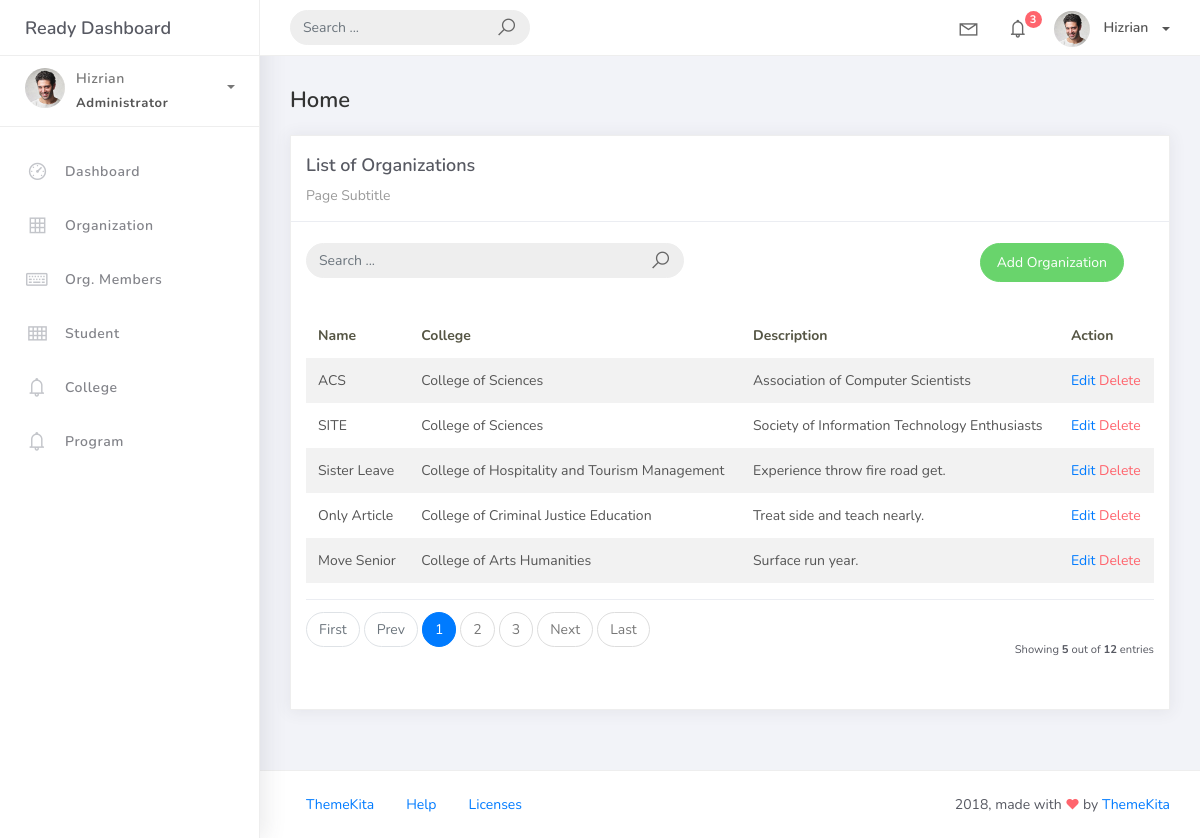
Screenshot of /organization_list with the database file from the repository.
### studentorg/models.py (models this page shows, shortened)
class BaseModel(models.Model):
    created_at = models.DateTimeField(auto_now_add=True, db_index=True)
    updated_at = models.DateTimeField(auto_now=True)
    class Meta:
        abstract = True

class Organization(BaseModel):
    name = models.CharField(max_length=250)
    college = models.ForeignKey(
        College,
        null=True,
        blank=True,
        on_delete=models.CASCADE
    )
    description = models.CharField(max_length=500)

class College(BaseModel):
    college_name = models.CharField(max_length=150)
    def __str__(self):
        return self.college_name

### studentorg/views.py (the view)
# urls.py: path('organization_list', OrganizationList.as_view(), name='organization-list'),
class OrganizationList(ListView):
    model = Organization
    context_object_name = 'organization'
    template_name = 'org_list.html'
    paginate_by = 5

### templates/org_list.html
{% extends 'base.html' %} {% load static %} {% block content %}
<div class="content">
    <div class="container-fluid">
        <h4 class="page-title">Home</h4>
        <div class="row">
            <div class="col-md-12">
                <div class="card">
                    <div class="card-header">
                        <div class="card-title">List of Organizations</div>
                        <div class="card-category">Page Subtitle</div>
                    </div>
                    <br />
                        <div class="col-md-12 row">
                            <div class="col-md-6">
                                <form class="navbar-left navbar-form nav-search mr-md-3" action="">
                                    <div class="input-group">
                                        <input type="text" placeholder="Search ..." class="form-control" />
                                        <div class="input-group-append">
                                        <span class="input-group-text">
                                            <i class="la la-search search-icon"></i>
                                        </span>
                                        </div>
                                    </div>
                                </form>
                            </div>
                            <div class="col-md-6">
                                <div class="pull-right">
                                    <a href="{% url 'organization-add' %}" class="btn btn-success btn-rounded">Add
                                    Organization</a>
                                </div>
                            </div>
                        </div>
                    <div class="card-body">
                        <table class="table table-striped mt-3">
                            <thead>
                                <tr>
                                    <th scope="col">Name</th>
                                    <th scope="col">College</th>
                                    <th scope="col">Description</th>
                                    <th scope="col">Action</th>
                                </tr>
                            </thead>
                            <tbody>
                                {% for object in object_list %}
                                <tr>
                                    <td>{{ object.name }}</td>
                                    <td>{{ object.college }}</td>
                                    <td>{{ object.description }}</td>
                                    <td>
                                        <a href="organization_list/{{ object.id }}">Edit</a>
                                        <a href="organization_list/{{ object.id }}/delete" class="text-danger">Delete</a>
                                    </td>
                                </tr>
                                    {% empty %}
                                <tr>
                                    <td colspan="4" style="text-align: center">
                                        <p class="text-sm font-weight-bold mb-0">No Records Found</p>
                                    </td>
                                </tr>
                                {% endfor %}
                            </tbody>
                        </table>
                        {% include 'includes/pagination.html' %}
                    </div>
                </div>
            </div>
        </div>
    </div>
</div>
{% endblock %}

### templates/base.html (shortened to what this page needs)
{% load static %}
<!DOCTYPE html>
<html>
<head>
    <link rel="stylesheet" href="{% static 'css/bootstrap.min.css' %}">
    <link rel="stylesheet" href="{% static 'css/ready.css' %}">
    <link rel="stylesheet" href="{% static 'css/demo.css' %}">
</head>
<body>
    <div class="wrapper">
        <div class="main-header">
            <div class="logo-header">
                <a href="#" class="logo">
                    Ready Dashboard
                </a>
            </div>
            <nav class="navbar navbar-header navbar-expand-lg">
                <div class="container-fluid">
                    <form class="navbar-left navbar-form nav-search mr-md-3" action="">
                        <div class="input-group">
                            <input type="text" placeholder="Search ..." class="form-control">
                            <div class="input-group-append">
                                <span class="input-group-text">
                                    <i class="la la-search search-icon"></i>
                                </span>
                            </div>
                        </div>
                    </form>
                    <ul class="navbar-nav topbar-nav ml-md-auto align-items-center">
                        <li class="nav-item dropdown hidden-caret">
                            <a class="nav-link dropdown-toggle"
                               href="#"
                               id="navbarDropdown"
                               role="button"
                               data-toggle="dropdown"
                               aria-haspopup="true"
                               aria-expanded="false">
                                <i class="la la-envelope"></i>
                            </a>
                        </li>
                        <li class="nav-item dropdown hidden-caret">
                            <a class="nav-link dropdown-toggle"
                               href="#"
                               id="navbarDropdown"
                               role="button"
                               data-toggle="dropdown"
                               aria-haspopup="true"
                               aria-expanded="false">
                                <i class="la la-bell"></i>
                                <span class="notification">3</span>
                            </a>
                        </li>
                        <li class="nav-item dropdown">
                            <a class="dropdown-toggle profile-pic"
                               data-toggle="dropdown"
                               href="#"
                               aria-expanded="false">
                                <img src="{% static 'img/profile.jpg' %}"
                                     alt="user-img"
                                     width="36"
                                     class="img-circle">
                                <span>Hizrian</span>
                            </a>
                        </li>
                    </ul>
                </div>
            </nav>
        </div>
        <div class="sidebar">
            <div class="scrollbar-inner sidebar-wrapper">
                <div class="user">
                    <div class="photo">
                        <img src="{% static 'img/profile.jpg' %}">
                    </div>
                    <div class="info">
                        <a class=""
                           data-toggle="collapse"
                           href="#collapseExample"
                           aria-expanded="true">
                            <span>
                                Hizrian
                                <span class="user-level">
                                    Administrator
                                </span>
                                <span class="caret"></span>
                            </span>
                        </a>
                    </div>
                </div>
                <ul class="nav">
                    <li class="nav-item">
                        <a href="/">
                            <i class="la la-dashboard"></i>
                            <p>Dashboard</p>
                        </a>
                    </li>
                    <li class="nav-item">
                        <a href="{% url 'organization-list' %}">
                            <i class="la la-table"></i>
                            <p>Organization</p>
                        </a>
                    </li>
                    <li class="nav-item">
                        <a href="{% url 'orgmember-list' %}">
                            <i class="la la-keyboard-o"></i>
                            <p>Org. Members</p>
                        </a>
                    </li>
                    <li class="nav-item">
                        <a href="{% url 'student-list' %}">
                            <i class="la la-th"></i>
                            <p>Student</p>
                        </a>
                    </li>
                    <li class="nav-item">
                        <a href="{% url 'college-list' %}">
                            <i class="la la-bell"></i>
                            <p>College</p>
                        </a>
                    </li>
                    <li class="nav-item">
                        <a href="{% url 'program-list' %}">
                            <i class="la la-bell"></i>
                            <p>Program</p>
                        </a>
                    </li>
                </ul>
            </div>
        </div>
        <div class="main-panel">
            {% block content %}
            {% endblock %}
            <footer class="footer">
                <div class="container-fluid">
                    <nav class="pull-left">
                        <ul class="nav">
                            <li class="nav-item">
                                <a class="nav-link" href="#">
                                    ThemeKita
                                </a>
                            </li>
                            <li class="nav-item">
                                <a class="nav-link" href="#">
                                    Help
                                </a>
                            </li>
                            <li class="nav-item">
                                <a class="nav-link" href="#">
                                    Licenses
                                </a>
                            </li>
                        </ul>
                    </nav>
                    <div class="copyright ml-auto">
                        2018, made with
                        <i class="la la-heart heart text-danger"></i>
                        by
                        <a href="#">ThemeKita</a>
                    </div>
                </div>
            </footer>
        </div>
    </div>
</body>
</html>

### templates/includes/pagination.html (shortened to what this page needs)
{% if is_paginated %}
<div class="card-footer px-0 border-0 d-flex flex-column flex-lg-row align-items-center justify-content-between mt-3">
    <nav aria-label="Topics pagination" class="mb-4">
        <ul class="pagination">
            {% if page_obj.number > 1 %}
            <li class="page-item">
                <a class="page-link" href="?page=1">First</a>
            </li>
            {% else %}
            <li class="page-item disabled">
                <span class="page-link">First</span>
            </li>
            {% endif %}
            {% if page_obj.has_previous %}
            <li class="page-item">
                <a class="page-link" href="?page={{ page_obj.previous_page_number }}">Prev</a>
            </li>
            {% else %}
            <li class="page-item disabled">
                <span class="page-link">Prev</span>
            </li>
            {% endif %}
            {% for page_num in paginator.page_range %}
                {% if page_obj.number == page_num %}
                <li class="page-item active">
                    <span class="page-link">
                        {{ page_num }}
                    </span>
                </li>
                {% elif page_num > page_obj.number|add:'-3' and page_num < page_obj.number|add:'3' %}
                <li class="page-item">
                    <a class="page-link" href="?page={{ page_num }}">{{ page_num }}</a>
                </li>
                {% endif %}
            {% endfor %}
            {% if page_obj.has_next %}
            <li class="page-item">
                <a class="page-link" href="?page={{ page_obj.next_page_number }}">Next</a>
            </li>
            {% else %}
            <li class="page-item disabled">
                <span class="page-link">Next</span>
            </li>
            {% endif %}
            {% if page_obj.number != paginator.num_pages %}
            <li class="page-item">
                <a class="page-link" href="?page={{ paginator.num_pages }}">Last</a>
            </li>
            {% else %}
            <li class="page-item disabled">
                <span class="page-link">Last</span>
            </li>
            {% endif %}
        </ul>
    </nav>
    <div class="fw-normal small mt-4 mt-lg-0">
        Showing <b>{{ object_list.count }}</b> out of
        <b>{{ paginator.count }}</b> entries
    </div>
</div>
{% endif %}

### rows the page displays
Organization: name "ACS", college "College of Sciences", description "Association of Computer Scientists"
Organization: name "SITE", college "College of Sciences", description "Society of Information Technology Enthusiasts"
Organization: name "Sister Leave", college "College of Hospitality and Tourism Management", description "Experience throw fire road get."
Organization: name "Only Article", college "College of Criminal Justice Education", description "Treat side and teach nearly."
Organization: name "Move Senior", college "College of Arts Humanities", description "Surface run year."

### other values shown
{{ page_num }} "1"
{{ page_num }} "2" "3"
{{ object_list.count }} "5"
{{ paginator.count }} "12"
